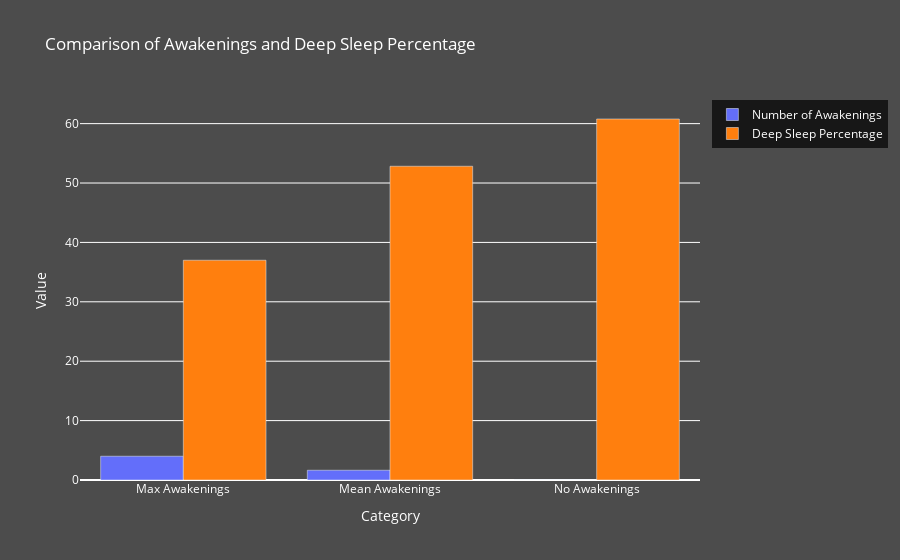

Notebook cell for this chart:
### Code cell
import plotly.graph_objects as go

# Find the maximum number of awakenings
max_awakenings = df['Awakenings'].max()
zero_awakenings = df[df['Awakenings'] == 0.0]

# Filter the dataframe for the person with the maximum awakenings
person_with_max_awakenings = df[df['Awakenings'] == max_awakenings]

# Calculate the mean awakenings and deep sleep percentage for the entire dataset
mean_awakenings = df['Awakenings'].mean()
mean_deep_sleep = df['Deep sleep percentage'].mean()

# Calculate the mean deep sleep percentage for the 'No Awakenings' category
mean_no_awakenings = zero_awakenings['Deep sleep percentage'].mean()

# Create a list of categories for the x-axis
categories = ['Max Awakenings', 'Mean Awakenings', 'No Awakenings']

# Create lists to store the y-axis values
awakenings_values = [max_awakenings, mean_awakenings, 0.0]
deep_sleep_values = [person_with_max_awakenings['Deep sleep percentage'].values[0], mean_deep_sleep, mean_no_awakenings]

# Create the bar plot
fig = go.Figure(data=[
    go.Bar(
        x=categories,
        y=awakenings_values,
        name='Number of Awakenings'
    ),
    go.Bar(
        x=categories,
        y=deep_sleep_values,
        name='Deep Sleep Percentage',
        marker_color='#FF7F0E'
    )
])

# Set the layout properties
fig.update_layout(
    barmode='group',
    title='Comparison of Awakenings and Deep Sleep Percentage',
    xaxis=dict(title='Category'),
    yaxis=dict(title='Value'),
    plot_bgcolor='rgba(0, 0, 0, 0)',
    paper_bgcolor='rgba(0, 0, 0, 0.7)',
    font=dict(color='white')
)

# Show the bar plot
fig.show()

### Figure 1 — Plotly figure (JSON) as saved in the notebook; plotly's stock layout.template omitted (floating-point values rounded to 4 significant figures)
{"data": [{"name": "Number of Awakenings", "type": "bar", "x": ["Max Awakenings", "Mean Awakenings", "No Awakenings"], "y": [4, 1.641, 0]}, {"marker": {"color": "#FF7F0E"}, "name": "Deep Sleep Percentage", "type": "bar", "x": ["Max Awakenings", "Mean Awakenings", "No Awakenings"], "y": [37, 52.82, 60.78]}], "layout": {"barmode": "group", "font": {"color": "white"}, "paper_bgcolor": "rgba(0, 0, 0, 0.7)", "plot_bgcolor": "rgba(0, 0, 0, 0)", "title": {"text": "Comparison of Awakenings and Deep Sleep Percentage"}, "xaxis": {"title": {"text": "Category"}}, "yaxis": {"title": {"text": "Value"}}}}
